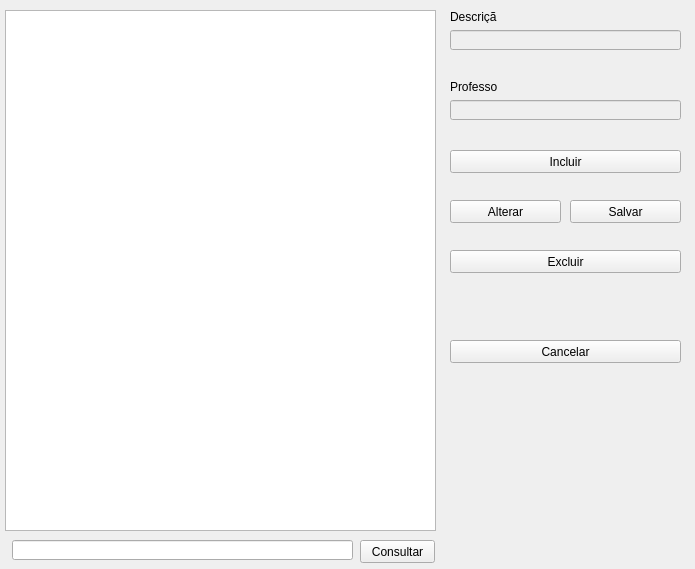
<?xml version="1.0" encoding="UTF-8"?>
<ui version="4.0">
 <class>Form</class>
 <widget class="QWidget" name="Form">
  <property name="geometry">
   <rect>
    <x>0</x>
    <y>0</y>
    <width>695</width>
    <height>569</height>
   </rect>
  </property>
  <property name="windowTitle">
   <string>Form</string>
  </property>
  <widget class="QLabel" name="lblDescricao">
   <property name="geometry">
    <rect>
     <x>450</x>
     <y>10</y>
     <width>47</width>
     <height>13</height>
    </rect>
   </property>
   <property name="text">
    <string>Descrição</string>
   </property>
  </widget>
  <widget class="QListView" name="listView">
   <property name="geometry">
    <rect>
     <x>5</x>
     <y>10</y>
     <width>431</width>
     <height>521</height>
    </rect>
   </property>
  </widget>
  <widget class="QLineEdit" name="txtDescricao">
   <property name="enabled">
    <bool>false</bool>
   </property>
   <property name="geometry">
    <rect>
     <x>450</x>
     <y>30</y>
     <width>231</width>
     <height>20</height>
    </rect>
   </property>
  </widget>
  <widget class="QLineEdit" name="txtProfessor">
   <property name="enabled">
    <bool>false</bool>
   </property>
   <property name="geometry">
    <rect>
     <x>450</x>
     <y>100</y>
     <width>231</width>
     <height>20</height>
    </rect>
   </property>
  </widget>
  <widget class="QLabel" name="lblProfessor">
   <property name="geometry">
    <rect>
     <x>450</x>
     <y>80</y>
     <width>47</width>
     <height>13</height>
    </rect>
   </property>
   <property name="text">
    <string>Professor</string>
   </property>
  </widget>
  <widget class="QPushButton" name="btnIncluir">
   <property name="geometry">
    <rect>
     <x>450</x>
     <y>150</y>
     <width>231</width>
     <height>23</height>
    </rect>
   </property>
   <property name="text">
    <string>Incluir</string>
   </property>
  </widget>
  <widget class="QPushButton" name="btnSalvar">
   <property name="geometry">
    <rect>
     <x>570</x>
     <y>200</y>
     <width>111</width>
     <height>23</height>
    </rect>
   </property>
   <property name="text">
    <string>Salvar</string>
   </property>
  </widget>
  <widget class="QPushButton" name="btnAlterar">
   <property name="geometry">
    <rect>
     <x>450</x>
     <y>200</y>
     <width>111</width>
     <height>23</height>
    </rect>
   </property>
   <property name="text">
    <string>Alterar</string>
   </property>
  </widget>
  <widget class="QPushButton" name="btnExcluir">
   <property name="geometry">
    <rect>
     <x>450</x>
     <y>250</y>
     <width>231</width>
     <height>23</height>
    </rect>
   </property>
   <property name="text">
    <string>Excluir</string>
   </property>
  </widget>
  <widget class="QPushButton" name="btnCancelar">
   <property name="geometry">
    <rect>
     <x>450</x>
     <y>340</y>
     <width>231</width>
     <height>23</height>
    </rect>
   </property>
   <property name="text">
    <string>Cancelar</string>
   </property>
  </widget>
  <widget class="QLineEdit" name="txtConsultar">
   <property name="geometry">
    <rect>
     <x>12</x>
     <y>540</y>
     <width>341</width>
     <height>20</height>
    </rect>
   </property>
  </widget>
  <widget class="QPushButton" name="btnConsultar">
   <property name="geometry">
    <rect>
     <x>360</x>
     <y>540</y>
     <width>75</width>
     <height>23</height>
    </rect>
   </property>
   <property name="text">
    <string>Consultar</string>
   </property>
  </widget>
 </widget>
 <resources/>
 <connections/>
</ui>
